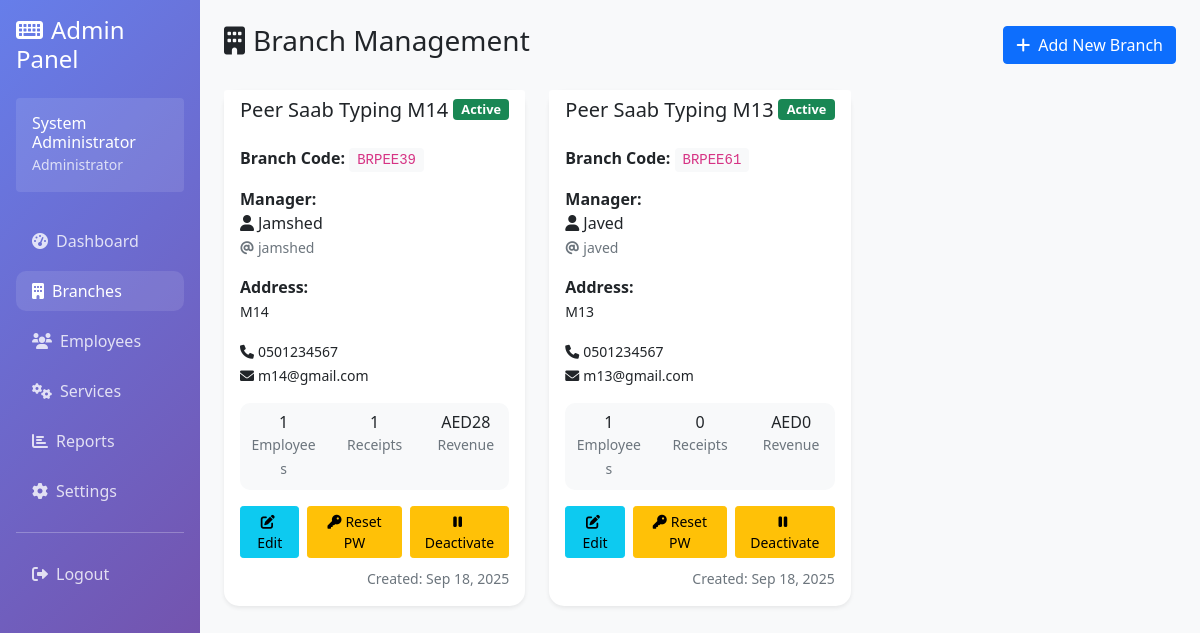
The page /admin/branches.php (signed in) on the database as committed earlier.
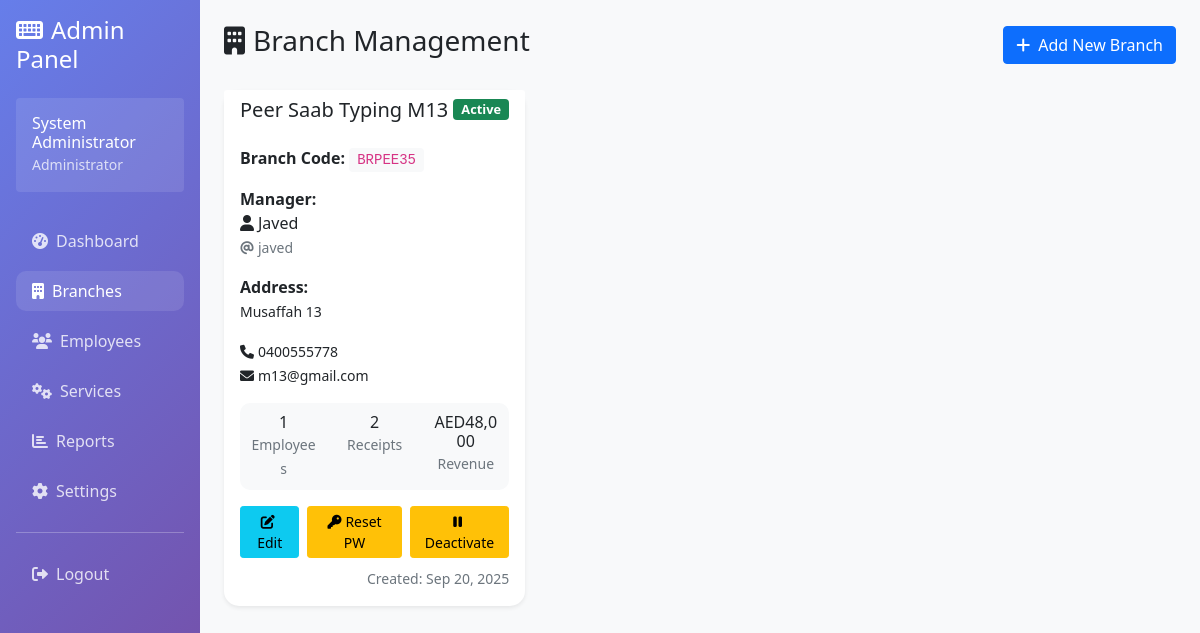
The same page on the database as committed later.
### tables this page shows
CREATE TABLE branches (
            id INTEGER PRIMARY KEY AUTOINCREMENT,
            branch_name VARCHAR(100) NOT NULL,
            branch_code VARCHAR(20) UNIQUE NOT NULL,
            address TEXT,
            phone VARCHAR(20),
            email VARCHAR(100),
            manager_username VARCHAR(50) UNIQUE NOT NULL,
            manager_password VARCHAR(255) NOT NULL,
            manager_full_name VARCHAR(100) NOT NULL,
            status TEXT DEFAULT 'active' CHECK (status IN ('active', 'inactive')),
            created_at DATETIME DEFAULT CURRENT_TIMESTAMP
        );

### includes/currency_helper.php (called while the page is built)
<?php
function getCurrencySymbol($currency_code = 'USD') {
    $symbols = [
        'USD' => '$',
        'AED' => 'AED',
        'PKR' => '₨',
        'INR' => '₹',
        'EUR' => '€'
    ];
    return $symbols[$currency_code] ?? '$';
}
function formatCurrency($amount, $currency_code = 'USD') {
    $symbol = getCurrencySymbol($currency_code);
    return $symbol . number_format($amount, 0);
}
function getCurrentCurrency($db) {
    try {
        $stmt = $db->query("SELECT setting_value FROM settings WHERE setting_key = 'currency' LIMIT 1");
        $currency_result = $stmt->fetch(PDO::FETCH_ASSOC);
        return $currency_result ? $currency_result['setting_value'] : 'USD';
    } catch (Exception $e) {
        return 'USD';
    }
}
?>

### admin/branches.php (the view, shortened to what the changed rows need)
<?php
require_once '../includes/currency_helper.php';
$database = new Database();
$db = $database->getConnection();
$current_currency = getCurrentCurrency($db);
$stmt = $db->query("SELECT b.*,
    (SELECT COUNT(*) FROM employees WHERE branch_id = b.id AND status = 'active') as employee_count,
    (SELECT COUNT(*) FROM receipts WHERE branch_id = b.id AND strftime('%Y-%m', created_at) = strftime('%Y-%m', 'now')) as monthly_receipts,
    (SELECT COALESCE(SUM(total_amount), 0) FROM receipts WHERE branch_id = b.id AND strftime('%Y-%m', created_at) = strftime('%Y-%m', 'now')) as monthly_revenue
    FROM branches b
    ORDER BY b.created_at DESC");
$branches = $stmt->fetchAll(PDO::FETCH_ASSOC);
?>
<!DOCTYPE html>
<html lang="en">
<head>
    <link href="https://cdn.jsdelivr.net/npm/bootstrap@5.1.3/dist/css/bootstrap.min.css" rel="stylesheet">
    <link href="https://cdnjs.cloudflare.com/ajax/libs/font-awesome/6.0.0/css/all.min.css" rel="stylesheet">
</head>
<body>
    <div class="container-fluid">
        <div class="row">
            <div class="col-md-9 col-lg-10 p-4">
                <div class="d-flex justify-content-between align-items-center mb-4">
                    <h1 class="h3"><i class="fas fa-building me-2"></i>Branch Management</h1>
                </div>
                <?php if (empty($branches)): ?>
                    <div class="text-center py-5">
                        <i class="fas fa-building fa-5x text-muted mb-4"></i>
                        <h3 class="text-muted">No Branches Found</h3>
                        <p class="text-muted">Start by adding your first branch to the system.</p>
                        <button class="btn btn-primary btn-lg" data-bs-toggle="modal" data-bs-target="#addBranchModal">
                            <i class="fas fa-plus me-2"></i>Add First Branch
                        </button>
                    </div>
                <?php else: ?>
                    <div class="row">
                        <?php foreach ($branches as $branch): ?>
                            <div class="col-md-6 col-lg-4">
                                <div class="card branch-card shadow-sm">
                                    <div class="card-header bg-white border-0 d-flex justify-content-between align-items-center">
                                        <h5 class="mb-0"><?= htmlspecialchars($branch['branch_name']) ?></h5>
                                        <span class="badge status-badge bg-<?= $branch['status'] === 'active' ? 'success' : 'secondary' ?>">
                                            <?= ucfirst($branch['status']) ?>
                                        </span>
                                    </div>
                                    <div class="card-body">
                                        <div class="mb-3">
                                            <strong>Branch Code:</strong>
                                            <code class="bg-light px-2 py-1 rounded"><?= htmlspecialchars($branch['branch_code']) ?></code>
                                        </div>
                                        <div class="mb-3">
                                            <strong>Manager:</strong><br>
                                            <i class="fas fa-user me-1"></i><?= htmlspecialchars($branch['manager_full_name']) ?><br>
                                            <small class="text-muted">
                                                <i class="fas fa-at me-1"></i><?= htmlspecialchars($branch['manager_username']) ?>
                                            </small>
                                        </div>
                                        <?php if (!empty($branch['address'])): ?>
                                            <div class="mb-3">
                                                <strong>Address:</strong><br>
                                                <small><?= htmlspecialchars($branch['address']) ?></small>
                                            </div>
                                        <?php endif; ?>
                                        <?php if (!empty($branch['phone']) || !empty($branch['email'])): ?>
                                            <div class="mb-3">
                                                <?php if (!empty($branch['phone'])): ?>
                                                    <small><i class="fas fa-phone me-1"></i><?= htmlspecialchars($branch['phone']) ?></small><br>
                                                <?php endif; ?>
                                                <?php if (!empty($branch['email'])): ?>
                                                    <small><i class="fas fa-envelope me-1"></i><?= htmlspecialchars($branch['email']) ?></small>
                                                <?php endif; ?>
                                            </div>
                                        <?php endif; ?>
                                        <div class="stats-mini">
                                            <div class="row text-center">
                                                <div class="col-4">
                                                    <div class="h6 mb-0"><?= $branch['employee_count'] ?></div>
                                                    <small class="text-muted">Employees</small>
                                                </div>
                                                <div class="col-4">
                                                    <div class="h6 mb-0"><?= $branch['monthly_receipts'] ?></div>
                                                    <small class="text-muted">Receipts</small>
                                                </div>
                                                <div class="col-4">
                                                    <div class="h6 mb-0"><?= formatCurrency($branch['monthly_revenue'], $current_currency) ?></div>
                                                    <small class="text-muted">Revenue</small>
                                                </div>
                                            </div>
                                        </div>
                                        <div class="mt-3">
                                            <div class="d-flex gap-2 mb-2">
                                                <button type="button" class="btn btn-sm btn-info flex-fill"
                                                        data-bs-toggle="modal"
                                                        data-bs-target="#editBranchModal"
                                                        onclick="populateEditModal(<?= htmlspecialchars(json_encode($branch)) ?>)">
                                                    <i class="fas fa-edit me-1"></i>Edit
                                                </button>
                                                <button type="button" class="btn btn-sm btn-warning flex-fill reset-branch-btn"
                                                        data-bs-toggle="modal"
                                                        data-bs-target="#resetBranchPasswordModal"
                                                        data-branch-id="<?= $branch['id'] ?>"
                                                        data-branch-name="<?= htmlspecialchars($branch['branch_name'], ENT_QUOTES) ?>">
                                                    <i class="fas fa-key me-1"></i>Reset PW
                                                </button>
                                                <form method="POST" class="flex-fill">
                                                    <button type="submit" class="btn btn-sm btn-<?= $branch['status'] === 'active' ? 'warning' : 'success' ?> w-100"
                                                            onclick="return confirm('Are you sure you want to <?= $branch['status'] === 'active' ? 'deactivate' : 'activate' ?> this branch?')">
                                                        <i class="fas fa-<?= $branch['status'] === 'active' ? 'pause' : 'play' ?> me-1"></i>
                                                        <?= $branch['status'] === 'active' ? 'Deactivate' : 'Activate' ?>
                                                    </button>
                                                </form>
                                            </div>
                                            <div class="text-end">
                                                <small class="text-muted">
                                                    Created: <?= date('M j, Y', strtotime($branch['created_at'])) ?>
                                                </small>
                                            </div>
                                        </div>
                                    </div>
                                </div>
                            </div>
                        <?php endforeach; ?>
                    </div>
                <?php endif; ?>
            </div>
        </div>
    </div>
</body>
</html>

Rows that differ between the two databases and show on the page:
removed branches: branch_name "Peer Saab Typing M14", status "Active", branch_code "BRPEE39", manager_full_name "Jamshed", manager_username "jamshed", address "M14", phone "0501234567", email "m14@gmail.com", employee_count "1", monthly_receipts "1", monthly_revenue "AED28", shows "Deactivate", created_at "Sep 18, 2025"
changed branches "Peer Saab Typing M13": branch_code "BRPEE61" → "BRPEE35"; address "M13" → "Musaffah 13"; phone "0501234567" → "0400555778"; monthly_receipts "0" → "2"; monthly_revenue "AED0" → "AED48,000"; created_at "Sep 18, 2025" → "Sep 20, 2025"
